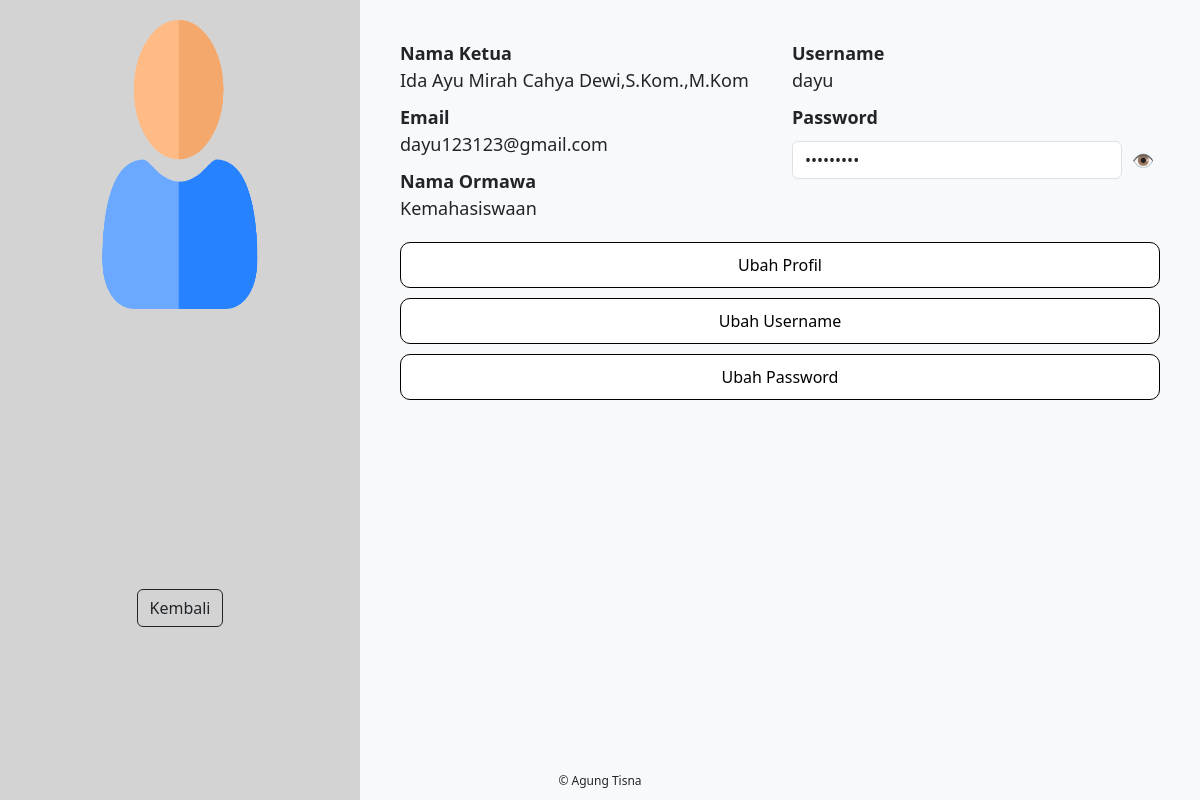
Page /ormawa/profile/profile_ormawa.php (signed in) on the committed database.
### tables this page shows
CREATE TABLE `user_detail_ormawa` (
  `id_ormawa` int(10) NOT NULL,
  `id_user` int(10) NOT NULL,
  `nama_ormawa` varchar(100) NOT NULL
);

CREATE TABLE `user` (
  `id_user` int(10) NOT NULL,
  `nama` varchar(50) NOT NULL,
  `email` varchar(50) NOT NULL,
  `username` varchar(15) NOT NULL,
  `password` varchar(50) NOT NULL,
  `role` enum('Mahasiswa','BEM','Kemahasiswaan','Administrator','Ormawa') NOT NULL
);

### ormawa/profile/profile_ormawa.php (the view, shortened to what this page needs)
<?php
require '../../koneksi.php';
$id_user = $_SESSION['id_user'];
$query = "
    SELECT
        u.nama,
        u.email,
        u.username,
        u.password,
        o.nama_ormawa
    FROM user u
    LEFT JOIN user_detail_ormawa o ON u.id_user = o.id_user
    WHERE u.id_user = ?
";
$stmt = $conn->prepare($query);
$stmt->bind_param("i", $id_user);
$stmt->execute();
$result = $stmt->get_result();
$user = $result->fetch_assoc();
?>
<!DOCTYPE html>
<html lang="id">
<head>
    <link href="https://cdn.jsdelivr.net/npm/bootstrap@5.3.0/dist/css/bootstrap.min.css" rel="stylesheet">
</head>
<body>
<div class="profile-container">
    <div class="profile-sidebar">
        <img src="../../asset/img/profile.png" height="38%" width="58%" />
        <br><br>
        <a href="../index.php"><button class="btn btn-outline-dark">Kembali</button></a>
    </div>
    <div class="profile-content">
        <div class="row">
            <div class="col-md-6">
                <p class="profile-info"><strong>Nama Ketua</strong><br><?= htmlspecialchars($user['nama']) ?></p>
                <p class="profile-info"><strong>Email</strong><br><?= htmlspecialchars($user['email']) ?></p>
                <p class="profile-info"><strong>Nama Ormawa</strong><br><?= htmlspecialchars($user['nama_ormawa'] ?? '-') ?></p>
            </div>
            <div class="col-md-6">
                <p class="profile-info"><strong>Username</strong><br><?= htmlspecialchars($user['username']) ?></p>
                <p class="profile-info"><strong>Password</strong><br>
                    <div class="password-container">
                        <input type="password" class="form-control" id="passwordField" value="<?= htmlspecialchars($user['password']) ?>" readonly>
                        <button class="btn-eye" type="button" onclick="togglePassword()">
                            <span id="eyeIcon">👁</span>
                        </button>
                    </div>
                </p>
            </div>
        </div>
        <a href="edit_profile_ormawa.php"><button class="btn-custom">Ubah Profil</button></a>
        <a href="ubah_username.php"><button class="btn-custom">Ubah Username</button></a>
        <a href="ubah_password.php"><button class="btn-custom">Ubah Password</button></a>
    </div>
</div>
<div class="footer">© Agung Tisna</div>
</body>
</html>

### ormawa/profile/profile_ormawa.php (style rules this page uses)
body { background-color: #f8f9fa; }
.profile-container { display: flex; height: 100vh; }
.profile-sidebar { background-color: #d3d3d3; width: 30%; padding: 20px; text-align: center; }
.btn { margin-top: 80%; }
.profile-content { flex: 1; padding: 40px; }
.profile-info { font-size: 18px; margin-bottom: 10px; }
.btn-custom { width: 100%; border: 1px solid #000; padding: 10px; border-radius: 10px; background-color: white; text-align: center; margin-top: 10px; }
.footer { text-align: center; font-size: 12px; padding: 10px; position: absolute; bottom: 0; width: 100%; }
.password-container { position: relative; display: flex; align-items: center; }
.password-container input { width: 100%; padding-right: 40px; }
.btn-eye { border: none; background: none; cursor: pointer; font-size: 18px; padding-left: 10px; }

### rows in the picture
user_detail_ormawa: id_user.nama "Ida Ayu Mirah Cahya Dewi,S.Kom.,M.Kom", id_user.email "dayu123123@gmail.com", nama_ormawa "Kemahasiswaan", id_user.username "dayu"
